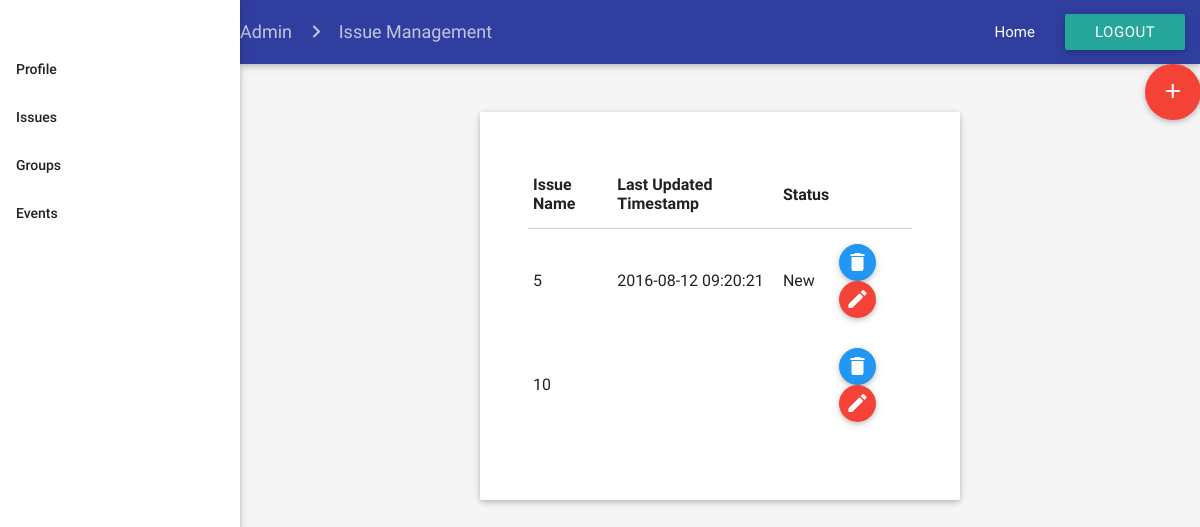
Page /html/admin/issueManagement_admin.php on the earlier database version.
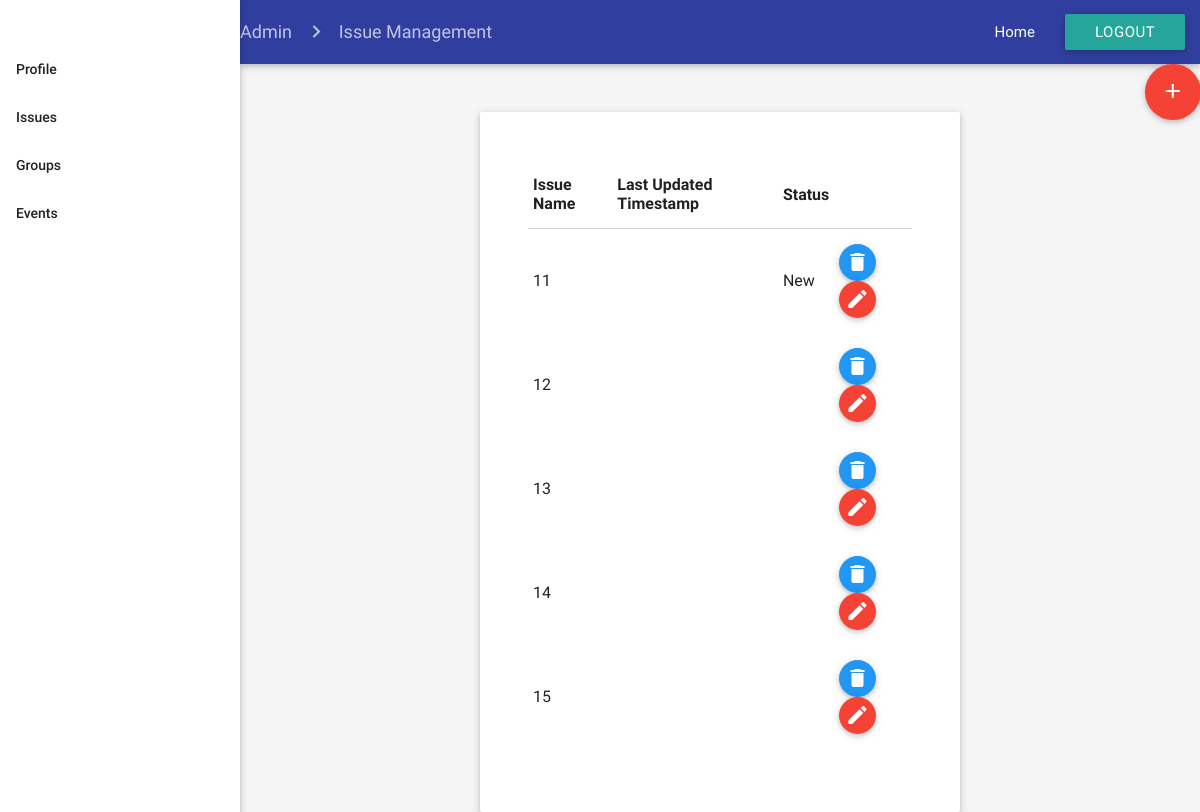
Same page on the later database version.
### tables this page shows
CREATE TABLE `issues` (
  `Issues_ID` int(11) NOT NULL,
  `Summary` mediumtext NOT NULL,
  `Created_Timestamp` datetime DEFAULT NULL,
  `Last_Update_Timestamp` datetime DEFAULT NULL,
  `First_Response_Timestamp` datetime DEFAULT NULL,
  `First_Response_User` varchar(255) DEFAULT NULL,
  `Completed_Timestamp` datetime DEFAULT NULL,
  `Assign_User` varchar(255) DEFAULT NULL,
  `Description` mediumtext,
  `Location` varchar(255) DEFAULT NULL,
  `Label` varchar(255) DEFAULT NULL,
  `Status` enum('New','Awaiting_User_Response','Assigned','In_Progress','Complete','Invalid') NOT NULL DEFAULT 'New',
  `Comment_ID` int(11) NOT NULL
);

### html/admin/issueManagement_admin.php (the view, shortened to what this page needs)
<html>
<head>
    <link type="text/css" rel="stylesheet" href="../../css/materialize.min.css" media="screen,projection" />
    <link type="text/css" rel="stylesheet" href="../../css/register.css" />
    <link type="text/css" rel="stylesheet" href="../../css/patron_home.css" />
</head>
<body class="grey lighten-4">
    <ul id="nav-mobile" class="side-nav fixed sideNav">
        <br>
        <br>
        <li class="bold"><a href="http://localhost/MIS347/html/admin/profile_admin.php" class="waves-effect waves-teal">Profile</a></li>
        <li class="bold"><a href="http://localhost/MIS347/html/admin/issueManagement_admin.php" class="waves-effect waves-teal">Issues</a></li>
        <li class="bold"><a href="http://localhost/MIS347/html/admin/groupManagement_admin.php" class="waves-effect waves-teal">Groups</a></li>
        <li class="bold"><a href="http://localhost/MIS347/html/admin/eventManagement_admin.php" class="waves-effect waves-teal">Events</a></li>
    </ul>
    <div class="mainContainer">
        <nav class="indigo darken-2 topNavBar">
            <div class="nav-wrapper">
                <div class="col s12">
                    <a href="#!" class="breadcrumb">Admin</a>
                    <a href="#!" class="breadcrumb">Issue Management</a>
                    <ul class="right hide-on-med-and-down">
                        <li><a href="dashboard_admin.html">Home</a></li>
                        <li><a class="waves-effect waves-light btn" href="../../php/logout.php">Logout</a></li>
                    </ul>
                </div>
            </div>
        </nav>
        <div id="fab_add">
            <a class="btn-floating btn-large waves-effect waves-light red right" id="fab_add" href="issueSubmit_admin.html"><i class="material-icons">add</i></a>
        </div>
        <div class="formContainer card">
            <form class="col s12 l12 m6">
                <table class="highlight responsive-table">
                    <thead>
                        <tr>
                            <th data-field="id">Issue Name</th>
                            <th data-field="name">Last Updated Timestamp</th>
                            <th data-field="price">Status</th>
                            <th data-field="action"></th>
                        </tr>
                    </thead>
                    <tbody>
                        <?php
						$conn = new mysqli(DB_HOST,DB_USER,DB_PASSWORD,'skecomplaints');
                            $sql = "SELECT * FROM issues";
                            $result = $conn->query($sql);
                            while($row = $result->fetch_assoc()){
                                $Issue_ID = $row["Issues_ID"];
                                $Last_Update_Timestamp = $row["Last_Update_Timestamp"];
                                $Status = $row["Status"];
                                echo '
								<tr id="E'.$Issue_ID.'">
									<form  id="edit_issues" action = "../../php/edit_issues.php" method = "post">
                                        <input name="Eissueid" type = "hidden" value = "'.$Issue_ID.'" />
                                    </form>
                                <tr id="D'.$Issue_ID.'">
                                   <form  id="issueDelete" action = "../../php/issueDelete.php" method = "post">
                                        <input name="Dissueid" type = "hidden" value = "'.$Issue_ID.'" />
                                    </form>
                                    <td>'.$Issue_ID.'</td>
                                    <td>'.$Last_Update_Timestamp.'</td>
                                    <td>'.$Status.'</td>
                                    <td>
                                        <button class="btn-floating modal-trigger btn-small waves-effect waves-light blue btn_delete" href="#deleteIssueModal"><i class="material-icons">delete</i></button>
                                        <button class="btn-floating modal-trigger btn-small waves-effect waves-light red btn_edit" href="#editIssueModal"><i class="material-icons">mode_edit</i></a>
                                    </td>
								</tr>
                                </tr>
                                ';
                            }
                        ?>
                    </tbody>
                </table>
            </form>
        </div>
    </div>
</body>
</html>

### css/patron_home.css (style rules this page uses)
@media only screen and (min-width: 993px) { .mainContainer { width: 80%; margin-left: 20%; } }
.sidenav { width: 20%; }
.formContainer { width: 50%; margin: 5% auto 0 auto; padding: 5%; }

Differences in the rows shown:
removed issues: Issues_ID "5", Last_Update_Timestamp "2016-08-12 09:20:21", Status "New"
removed issues: Issues_ID "10"
added issues: Issues_ID "11", Status "New"
added issues: Issues_ID "12"
added issues: Issues_ID "13"
added issues: Issues_ID "14"
added issues: Issues_ID "15"
